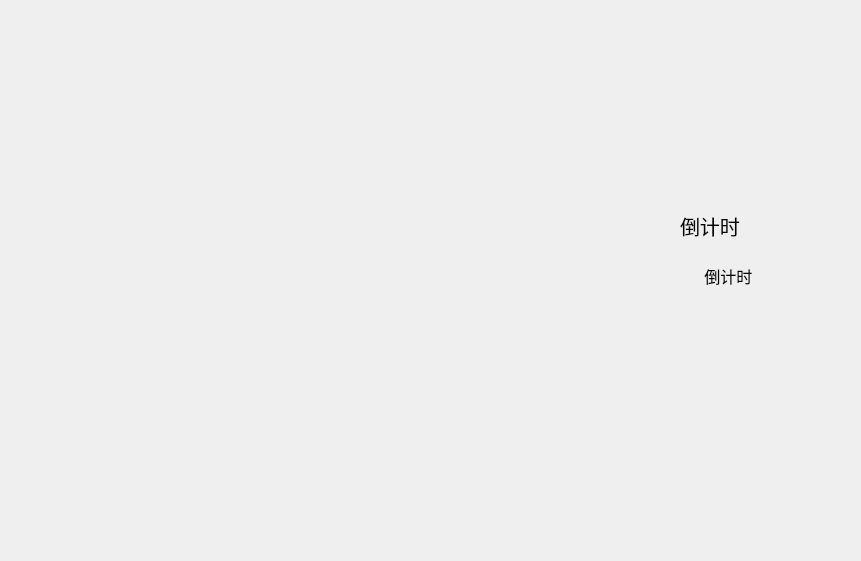
<?xml version="1.0" encoding="UTF-8"?>
<ui version="4.0">
 <class>chessBored</class>
 <widget class="QWidget" name="chessBored">
  <property name="geometry">
   <rect>
    <x>0</x>
    <y>0</y>
    <width>861</width>
    <height>561</height>
   </rect>
  </property>
  <property name="windowTitle">
   <string>Form</string>
  </property>
  <widget class="QLabel" name="timeTack">
   <property name="geometry">
    <rect>
     <x>700</x>
     <y>250</y>
     <width>91</width>
     <height>51</height>
    </rect>
   </property>
   <property name="font">
    <font>
     <pointsize>12</pointsize>
    </font>
   </property>
   <property name="text">
    <string> 倒计时</string>
   </property>
  </widget>
  <widget class="QLabel" name="label">
   <property name="geometry">
    <rect>
     <x>680</x>
     <y>200</y>
     <width>101</width>
     <height>51</height>
    </rect>
   </property>
   <property name="font">
    <font>
     <family>隶书</family>
     <pointsize>15</pointsize>
    </font>
   </property>
   <property name="text">
    <string>倒计时</string>
   </property>
  </widget>
 </widget>
 <resources/>
 <connections/>
</ui>
